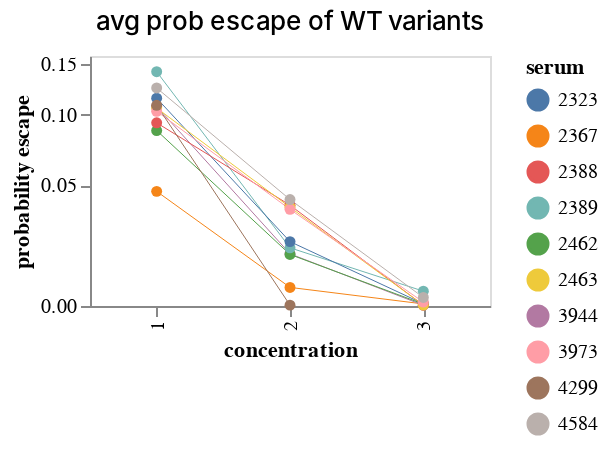

The notebook cell this image was saved under:
### Code cell
plot_wt_prob_escape(ped_sera_libB)

### Figure 1 — Vega-Lite specification as saved in the notebook (floating-point values rounded to 4 significant figures)
{"config": {"view": {"continuousWidth": 300, "continuousHeight": 300}, "axis": {"grid": false}, "title": {"dy": -5, "fontWeight": 500}}, "data": {"name": "data-ebb4e13d248c8bf1aa9c5bf79ec2c33c"}, "mark": {"type": "line", "point": true, "size": 0.5}, "encoding": {"color": {"field": "serum", "title": "serum", "type": "nominal"}, "tooltip": [{"field": "antibody_concentration", "format": ".3g", "type": "quantitative"}, {"field": "n_subs", "type": "nominal"}, {"field": "censored", "type": "nominal"}, {"field": "probability escape", "format": ".3g", "type": "quantitative"}, {"field": "serum", "type": "nominal"}], "x": {"field": "concentration", "type": "nominal"}, "y": {"field": "probability escape", "scale": {"constant": 0.05, "type": "symlog"}, "type": "quantitative"}}, "height": 125, "title": "avg prob escape of WT variants", "width": 200, "$schema": "https://vega.github.io/schema/vega-lite/v5.6.1.json", "datasets": {"data-ebb4e13d248c8bf1aa9c5bf79ec2c33c": [{"antibody_concentration": 0.0005, "n_subs": "0", "censored": "censored to [0, 1]", "probability escape": 0.04655, "serum": "2367", "concentration": "1"}, {"antibody_concentration": 0.001, "n_subs": "0", "censored": "censored to [0, 1]", "probability escape": 0.005634, "serum": "2367", "concentration": "2"}, {"antibody_concentration": 0.002, "n_subs": "0", "censored": "censored to [0, 1]", "probability escape": 0.0005976, "serum": "2367", "concentration": "3"}, {"antibody_concentration": 0.0016, "n_subs": "0", "censored": "censored to [0, 1]", "probability escape": 0.1072, "serum": "3944", "concentration": "1"}, {"antibody_concentration": 0.0032, "n_subs": "0", "censored": "censored to [0, 1]", "probability escape": 0.01745, "serum": "3944", "concentration": "2"}, {"antibody_concentration": 0.0064, "n_subs": "0", "censored": "censored to [0, 1]", "probability escape": 0.0002241, "serum": "3944", "concentration": "3"}, {"antibody_concentration": 0.0061, "n_subs": "0", "censored": "censored to [0, 1]", "probability escape": 0.08692, "serum": "2462", "concentration": "1"}, {"antibody_concentration": 0.0122, "n_subs": "0", "censored": "censored to [0, 1]", "probability escape": 0.01721, "serum": "2462", "concentration": "2"}, {"antibody_concentration": 0.0243, "n_subs": "0", "censored": "censored to [0, 1]", "probability escape": 0.0005579, "serum": "2462", "concentration": "3"}, {"antibody_concentration": 0.0136, "n_subs": "0", "censored": "censored to [0, 1]", "probability escape": 0.1419, "serum": "2389", "concentration": "1"}, {"antibody_concentration": 0.0273, "n_subs": "0", "censored": "censored to [0, 1]", "probability escape": 0.01983, "serum": "2389", "concentration": "2"}, {"antibody_concentration": 0.0545, "n_subs": "0", "censored": "censored to [0, 1]", "probability escape": 0.004443, "serum": "2389", "concentration": "3"}, {"antibody_concentration": 0.0063, "n_subs": "0", "censored": "censored to [0, 1]", "probability escape": 0.1148, "serum": "2323", "concentration": "1"}, {"antibody_concentration": 0.0125, "n_subs": "0", "censored": "censored to [0, 1]", "probability escape": 0.02236, "serum": "2323", "concentration": "2"}, {"antibody_concentration": 0.025, "n_subs": "0", "censored": "censored to [0, 1]", "probability escape": 0.000641, "serum": "2323", "concentration": "3"}, {"antibody_concentration": 0.0102, "n_subs": "0", "censored": "censored to [0, 1]", "probability escape": 0.09313, "serum": "2388", "concentration": "1"}, {"antibody_concentration": 0.0203, "n_subs": "0", "censored": "censored to [0, 1]", "probability escape": 0.03919, "serum": "2388", "concentration": "2"}, {"antibody_concentration": 0.0406, "n_subs": "0", "censored": "censored to [0, 1]", "probability escape": 0.0002487, "serum": "2388", "concentration": "3"}, {"antibody_concentration": 0.012, "n_subs": "0", "censored": "censored to [0, 1]", "probability escape": 0.1058, "serum": "2463", "concentration": "1"}, {"antibody_concentration": 0.0239, "n_subs": "0", "censored": "censored to [0, 1]", "probability escape": 0.03814, "serum": "2463", "concentration": "2"}, {"antibody_concentration": 0.0479, "n_subs": "0", "censored": "censored to [0, 1]", "probability escape": 0.0002462, "serum": "2463", "concentration": "3"}, {"antibody_concentration": 0.0156, "n_subs": "0", "censored": "censored to [0, 1]", "probability escape": 0.1029, "serum": "3973", "concentration": "1"}, {"antibody_concentration": 0.0313, "n_subs": "0", "censored": "censored to [0, 1]", "probability escape": 0.03709, "serum": "3973", "concentration": "2"}, {"antibody_concentration": 0.0626, "n_subs": "0", "censored": "censored to [0, 1]", "probability escape": 0.001136, "serum": "3973", "concentration": "3"}, {"antibody_concentration": 0.011, "n_subs": "0", "censored": "censored to [0, 1]", "probability escape": 0.1082, "serum": "4299", "concentration": "1"}, {"antibody_concentration": 0.044, "n_subs": "0", "censored": "censored to [0, 1]", "probability escape": 0.0002459, "serum": "4299", "concentration": "2"}, {"antibody_concentration": 0.0153, "n_subs": "0", "censored": "censored to [0, 1]", "probability escape": 0.1248, "serum": "4584", "concentration": "1"}, {"antibody_concentration": 0.0306, "n_subs": "0", "censored": "censored to [0, 1]", "probability escape": 0.04214, "serum": "4584", "concentration": "2"}, {"antibody_concentration": 0.0613, "n_subs": "0", "censored": "censored to [0, 1]", "probability escape": 0.00252, "serum": "4584", "concentration": "3"}]}}
